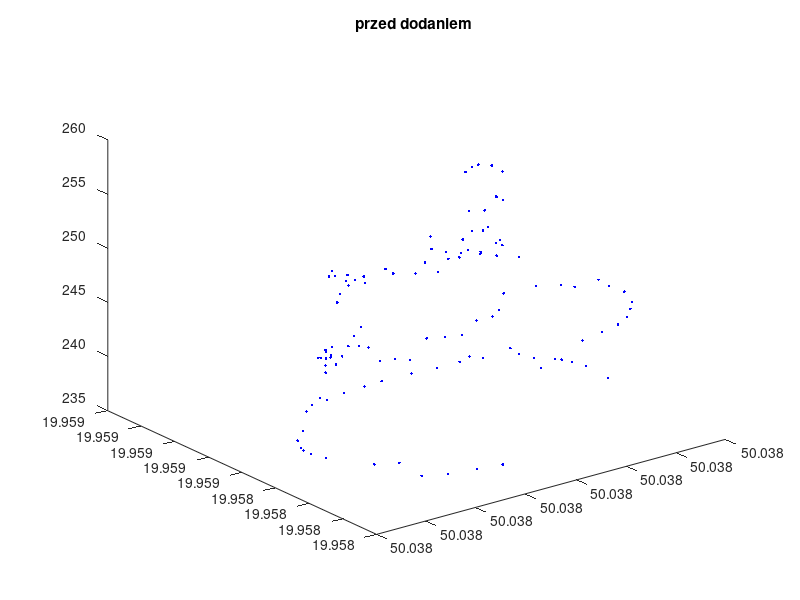
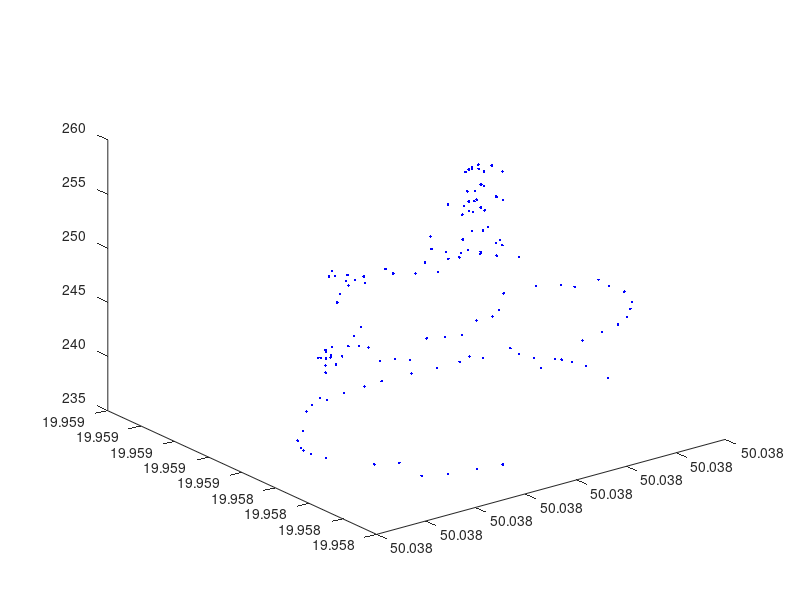

Write the MATLAB code that produced these figures, in order. (Note: this script raises an error after producing the figures.)
% interp_obiekt3D.m
clear all; close all;
%load(’X.mat’);
method = 'natural';
load('krak_zebrane.dat'); X=krak_zebrane;
[val, idx] = max(X(:,3));
extraPoints = zeros(1, 3);

for i = 1:length(X)
    if X(i,3) >= 253
        x1 = (X(i,1) + X(idx,1))/2;
        y1 = (X(i,2) + X(idx,2))/2;
        z1 = (X(i,3) + X(idx,3))/2;
        extraPoints = cat(1,extraPoints, [x1, y1, z1]);
    end
end

extraPoints = extraPoints(2:end, :);
figure; grid; plot3( X(:,1), X(:,2), X(:,3), 'b.' ); title("przed dodaniem");
X = cat(1, X, extraPoints);


figure; grid; plot3( X(:,1), X(:,2), X(:,3), 'b.' ); pause
x = X(:,1); y = X(:,2); z = X(:,3);                                 % pobranie x,y,z
half_x = X(1:2:121,1); half_y = X(1:2:121,2); half_z = X(1:2:121,3);    %Wzięcie połowy punktów góry. babiagora.dat ma 121 wierszy
Missing_X = X(2:2:120,:);                                           %Macierz zawierająca te punkty, które zabraliśmy powyżej.
xvar = min(x) : (max(x)-min(x))/75 : max(x); % zmiennosc x
yvar = min(y) : (max(y)-min(y))/75 : max(y); % zmiennosc y
[Xi,Yi] = meshgrid( xvar, yvar );                                   % siatka interpolacji xi, yi
out = griddata( x, y, z, Xi,Yi, method );                          % interp: nearest, linear, natural, spline (v4), cubic
out = circlify(out, 30, 45, 23)
figure; surf( out, LineStyle=":", LineWidth=0.1 ); pause  % rysunek
half_x_var = min(x) : (max(x)-min(x))/200 : max(x); % Wychodzi na to samo co xvar
half_y_var = min(y) : (max(y)-min(y))/200 : max(y); % Wychodzi na to samo co yvar
[half_Xi,half_Yi] = meshgrid(half_x_var, half_y_var);
%figure; grid; plot3( x, y, z, 'b.' ); pause

function out = circlify(meshdata, centerX, centerY, radius)
    out = meshdata
    for x = 1:size(meshdata, 1)
        for y = 1:size(meshdata,2)
            if sqrt((centerX - x)^2 + (centerY - y)^2) > radius
                out(x,y) = NaN;
            end
        end
    end
end